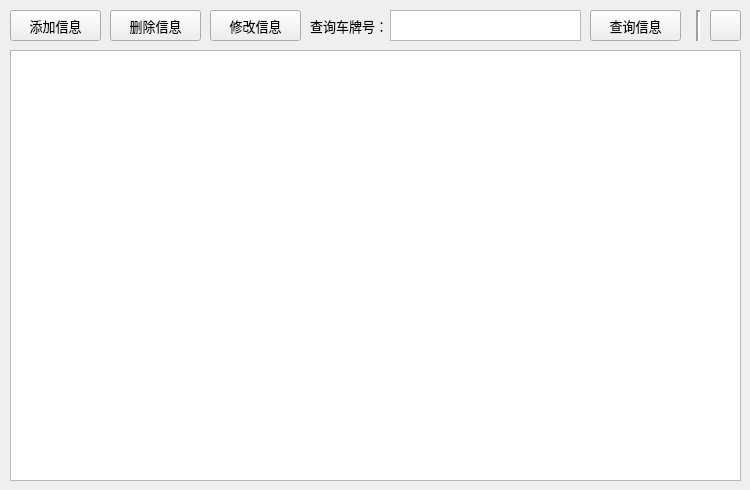
<?xml version="1.0" encoding="UTF-8"?>
<ui version="4.0">
 <class>EtcCarInfo</class>
 <widget class="QWidget" name="EtcCarInfo">
  <property name="geometry">
   <rect>
    <x>0</x>
    <y>0</y>
    <width>750</width>
    <height>490</height>
   </rect>
  </property>
  <property name="sizePolicy">
   <sizepolicy hsizetype="Fixed" vsizetype="Fixed">
    <horstretch>0</horstretch>
    <verstretch>0</verstretch>
   </sizepolicy>
  </property>
  <property name="maximumSize">
   <size>
    <width>750</width>
    <height>490</height>
   </size>
  </property>
  <property name="windowTitle">
   <string>Form</string>
  </property>
  <widget class="QWidget" name="widget" native="true">
   <property name="geometry">
    <rect>
     <x>10</x>
     <y>10</y>
     <width>731</width>
     <height>31</height>
    </rect>
   </property>
   <property name="font">
    <font>
     <pointsize>10</pointsize>
    </font>
   </property>
   <widget class="QPushButton" name="pushButtonAdd">
    <property name="geometry">
     <rect>
      <x>0</x>
      <y>0</y>
      <width>91</width>
      <height>31</height>
     </rect>
    </property>
    <property name="text">
     <string>添加信息</string>
    </property>
    <property name="icon">
     <iconset resource="images/myimages.qrc">
      <normaloff>:/new/imgsrc/form_add.png</normaloff>:/new/imgsrc/form_add.png</iconset>
    </property>
   </widget>
   <widget class="QPushButton" name="pushButtonDelete">
    <property name="geometry">
     <rect>
      <x>100</x>
      <y>0</y>
      <width>91</width>
      <height>31</height>
     </rect>
    </property>
    <property name="text">
     <string>删除信息</string>
    </property>
    <property name="icon">
     <iconset resource="images/myimages.qrc">
      <normaloff>:/new/imgsrc/form_delete.png</normaloff>:/new/imgsrc/form_delete.png</iconset>
    </property>
   </widget>
   <widget class="QPushButton" name="pushButtonUpdate">
    <property name="geometry">
     <rect>
      <x>200</x>
      <y>0</y>
      <width>91</width>
      <height>31</height>
     </rect>
    </property>
    <property name="text">
     <string>修改信息</string>
    </property>
    <property name="icon">
     <iconset resource="images/myimages.qrc">
      <normaloff>:/new/imgsrc/form_edit.png</normaloff>:/new/imgsrc/form_edit.png</iconset>
    </property>
   </widget>
   <widget class="QLabel" name="label">
    <property name="geometry">
     <rect>
      <x>300</x>
      <y>0</y>
      <width>81</width>
      <height>31</height>
     </rect>
    </property>
    <property name="text">
     <string>查询车牌号：</string>
    </property>
   </widget>
   <widget class="QTextEdit" name="textEdit">
    <property name="geometry">
     <rect>
      <x>380</x>
      <y>0</y>
      <width>191</width>
      <height>31</height>
     </rect>
    </property>
    <property name="font">
     <font>
      <pointsize>12</pointsize>
     </font>
    </property>
   </widget>
   <widget class="QPushButton" name="pushButtonSelect">
    <property name="geometry">
     <rect>
      <x>580</x>
      <y>0</y>
      <width>91</width>
      <height>31</height>
     </rect>
    </property>
    <property name="toolTip">
     <string>输入查询车牌号可用</string>
    </property>
    <property name="text">
     <string>查询信息</string>
    </property>
    <property name="icon">
     <iconset resource="images/myimages.qrc">
      <normaloff>:/new/imgsrc/menu_timing.png</normaloff>:/new/imgsrc/menu_timing.png</iconset>
    </property>
   </widget>
   <widget class="QToolButton" name="toolButton">
    <property name="geometry">
     <rect>
      <x>700</x>
      <y>0</y>
      <width>31</width>
      <height>31</height>
     </rect>
    </property>
    <property name="toolTip">
     <string>刷新内容</string>
    </property>
    <property name="text">
     <string/>
    </property>
    <property name="icon">
     <iconset resource="images/myimages.qrc">
      <normaloff>:/new/imgsrc/re.png</normaloff>:/new/imgsrc/re.png</iconset>
    </property>
   </widget>
   <widget class="Line" name="line">
    <property name="geometry">
     <rect>
      <x>680</x>
      <y>0</y>
      <width>16</width>
      <height>31</height>
     </rect>
    </property>
    <property name="lineWidth">
     <number>2</number>
    </property>
    <property name="orientation">
     <enum>Qt::Vertical</enum>
    </property>
   </widget>
  </widget>
  <widget class="QWidget" name="widget_2" native="true">
   <property name="geometry">
    <rect>
     <x>10</x>
     <y>50</y>
     <width>731</width>
     <height>431</height>
    </rect>
   </property>
   <widget class="QTableView" name="tableView">
    <property name="geometry">
     <rect>
      <x>0</x>
      <y>0</y>
      <width>731</width>
      <height>431</height>
     </rect>
    </property>
    <property name="sizePolicy">
     <sizepolicy hsizetype="Fixed" vsizetype="Fixed">
      <horstretch>0</horstretch>
      <verstretch>0</verstretch>
     </sizepolicy>
    </property>
    <property name="maximumSize">
     <size>
      <width>731</width>
      <height>431</height>
     </size>
    </property>
    <property name="font">
     <font>
      <family>新宋体</family>
      <pointsize>12</pointsize>
     </font>
    </property>
    <property name="midLineWidth">
     <number>1</number>
    </property>
   </widget>
  </widget>
 </widget>
 <resources>
  <include location="images/myimages.qrc"/>
 </resources>
 <connections/>
</ui>
